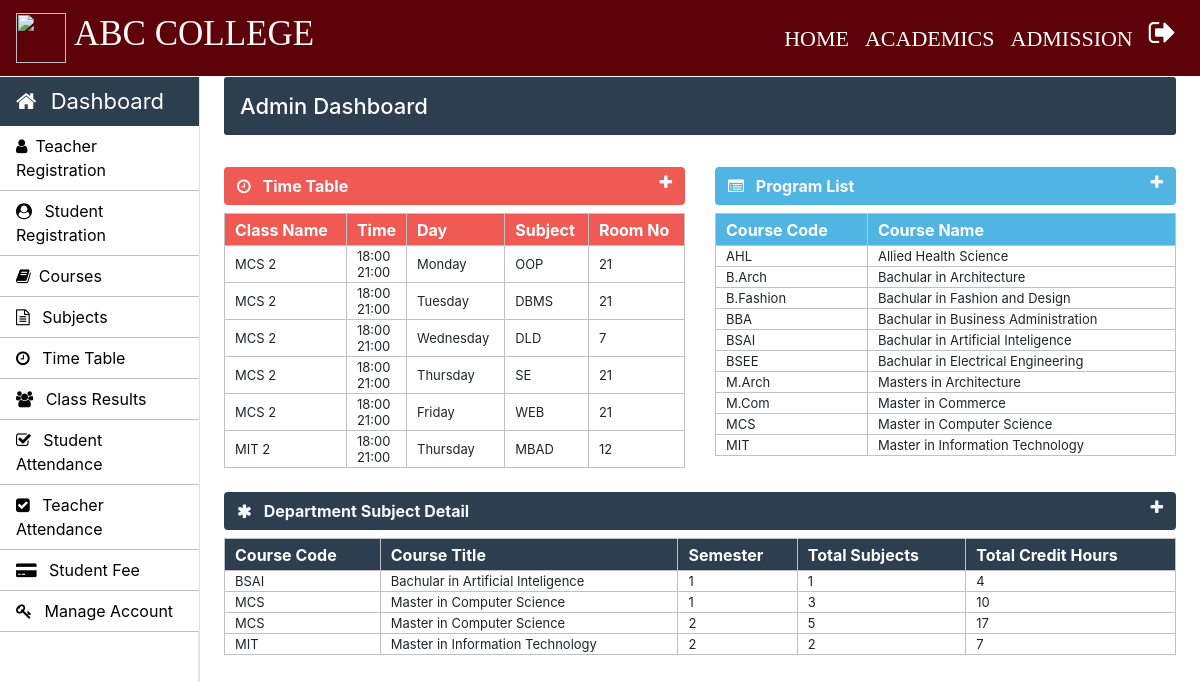
Before: /admin/admin-index.php (signed in) with the older database file.
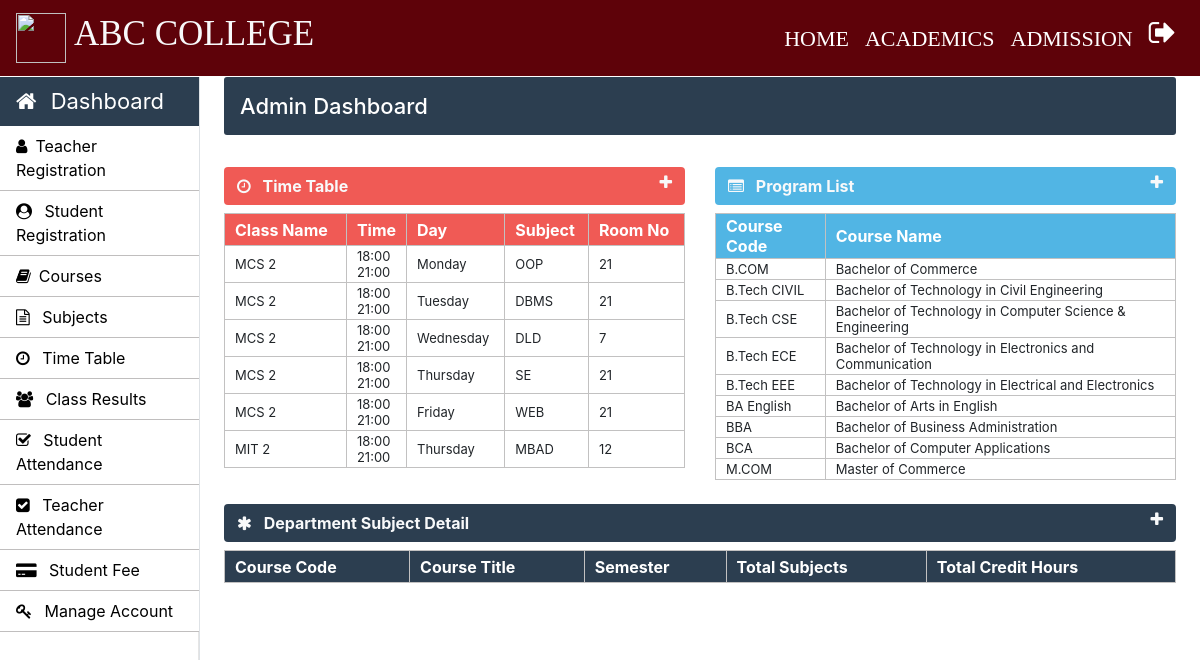
After: the same page with the newer database file.
### tables this page shows
CREATE TABLE `time_table` (
  `id` int(11) NOT NULL,
  `course_code` varchar(10) NOT NULL,
  `semester` int(11) NOT NULL,
  `timing_from` varchar(10) NOT NULL,
  `timing_to` varchar(10) NOT NULL,
  `day` varchar(20) NOT NULL,
  `subject_code` varchar(20) NOT NULL,
  `room_no` int(11) NOT NULL
);

CREATE TABLE `weekdays` (
  `day_id` int(11) NOT NULL,
  `day_name` varchar(15) NOT NULL
);

CREATE TABLE `courses` (
  `course_code` varchar(20) NOT NULL,
  `course_name` varchar(100) NOT NULL,
  `semester_or_year` varchar(10) NOT NULL,
  `no_of_year` int(10) NOT NULL
);

### Admin/admin-index.php (the view, shortened to what this page needs)
	<?php
		require_once "../connection/connection.php";
	?>
	<?php include('../common/common-header.php') ?>
	<?php include('../common/admin-sidebar.php') ?>
		<main role="main" class="col-xl-10 col-lg-9 col-md-8 ml-sm-auto px-md-4 mb-2 w-100 page-content-index">
			<div class="flex-wrap flex-md-no-wrap pt-3 pb-2 mb-3 text-white admin-dashboard pl-3">
				<h4>Admin Dashboard </h4>
			</div>
			<div class="row">
				<div class=" col-lg-6 col-md-12 col-sm-12 ">
					<div>
						<section class="mt-3">
							<div class="btn btn-block table-one text-light d-flex">
								<span class="font-weight-bold"><i class="fa fa-clock-o mr-2" aria-hidden="true"></i> Time Table</span>
								<a href="" class="ml-auto" data-toggle="collapse" data-target="#collapseOne"><i class="fa fa-plus text-light" aria-hidden="true"></i></a>
							</div>
							<div class="collapse show mt-2" id="collapseOne">
								<table class="w-100 table-elements table-one-tr"cellpadding="2">
									<tr class="pt-5 table-one text-white" style="height: 32px;">
										<th>Class Name</th>
										<th>Time</th>
										<th>Day</th>
										<th>Subject</th>
										<th>Room No</th>
									</tr>
									<?php
										$query="select * from time_table tt inner join weekdays wd on tt.day=wd.day_id";
										$run=mysqli_query($con,$query);
										while($row=mysqli_fetch_array($run)) {
											echo "<tr>";
											echo "<td>".$row["course_code"]." ".$row["semester"]."</td>";
											echo "<td>".$row["timing_from"]."<br>".$row["timing_to"]."</td>";
											echo "<td>".$row["day_name"]."</td>";
											echo "<td>".$row["subject_code"]."</td>";
											echo "<td>".$row["room_no"]."</td>";
											echo "</tr>";
										}
									?>
								</table>
							</div>
						</section>
					</div>
				</div>
				<div class=" col-lg-6 col-md-12 col-sm-12">
					<div>
						<section class="mt-3">
							<div class="btn btn-block table-two text-light d-flex">
								<span class="font-weight-bold"><i class="fa fa-list-alt mr-2" aria-hidden="true"></i> Program List</span>
								<a href="" class="ml-auto" data-toggle="collapse" data-target="#collapsetwo"><i class="fa fa-plus text-light" aria-hidden="true"></i></a>
							</div>
							<div class="collapse show mt-2" id="collapsetwo">
								<table class="w-100 table-elements table-two-tr"cellpadding="2">
									<tr class="pt-5 table-two text-white" style="height: 32px;">
										<th>Course Code</th>
										<th>Course Name</th>
									</tr>
									<?php
										$query="select course_name,course_code from courses";
										$run=mysqli_query($con,$query);
										while($row=mysqli_fetch_array($run)) { ?>
											<tr>
												<td><?php echo $row['course_code'] ?></td>
												<td><?php echo $row['course_name'] ?></td>
											</tr>
										<?php }
									?>
								</table>
							</div>
						</section>
					</div>
				</div>
				<div class="col-md-12">
					<div>
						<section class="mt-4">
							<div class="btn btn-block table-three text-light d-flex">
								<span class="font-weight-bold"><i class="fa fa-asterisk mr-2" aria-hidden="true"></i> Department Subject Detail</span>
								<a href="" class="ml-auto" data-toggle="collapse" data-target="#collapsethree"><i class="fa fa-plus text-light" aria-hidden="true"></i></a>
							</div>
							<div class="collapse show mt-2" id="collapsethree">
								<table class="w-100 table-elements table-three-tr"cellpadding="2">
									<tr class="pt-5 table-three text-white" style="height: 32px;">
										<th>Course Code</th>
										<th>Course Title</th>
										<th>Semester</th>
										<th>Total Subjects</th>
										<th>Total Credit Hours</th>
									</tr>
									<?php
										$query="select course_code,course_name,semester,count(subject_code) as subject_code,sum(credit_hours) as credit_hours from course_subjects join courses using(course_code) group by course_code, semester";
										$run=mysqli_query($con,$query);
										while($row=mysqli_fetch_array($run)) {
											echo "<tr>";
											echo "<td>".$row["course_code"]."</td>";
											echo "<td>".$row["course_name"]."</td>";
											echo "<td>".$row["semester"]."</td>";
											echo "<td>".$row["subject_code"]."</td>";
											echo "<td>".$row["credit_hours"]."</td>";
											echo "</tr>";
										}
									?>
								</table>
							</div>
						</section>
					</div>
				</div>
			</div>
		</main>
	</body>
</html>

### Common/common-header.php (shortened to what this page needs)
<!doctype html>
<html lang="en">
	<head>
      <link rel="stylesheet" type="text/css" href="../bootstrap/css/bootstrap.min.css">
      <link rel="stylesheet" type="text/css" href="../css/footer.css">
      <link rel="stylesheet" type="text/css" href="../css/style.css">
    <link rel="stylesheet" href="https://stackpath.bootstrapcdn.com/font-awesome/4.7.0/css/font-awesome.min.css">
  </head>
  <body>
    <nav class="navbar navbar-expand-lg navbar-dark header-back sticky-top header-navbar-fonts">
      <a class="navbar-brand d-flex align-items-center" href="../index.php">
        <img src="../images/icbs_logo.png" class="logo-image" width="50" height="50">
        <h3 class="text-light text-uppercase ml-2">ABC College</h3>
      </a>
      <div class="collapse navbar-collapse" id="navbarNavDropdown">
        <ul class="navbar-nav ml-auto">
          <li class="nav-item active">
            <a class="nav-link" href="../index.php">HOME<span class="sr-only">(current)</span></a>
          </li>
          <li class="nav-item active">
            <a class="nav-link" href="../academics.php">ACADEMICS<span class="sr-only">(current)</span></a>
          </li>
          <li class="nav-item active">
            <a class="nav-link" href="../admission.php">ADMISSION<span class="sr-only">(current)</span></a>
          </li>
          <li class="nav-item active">
            <a class="nav-link" href="../login/logout.php"><i class="fa fa-sign-out text-white fa-lg" aria-hidden="true"></i><span class="sr-only">(current)</span></a>
          </li>
        </ul>
      </div>
    </nav>

### Common/admin-sidebar.php (shortened to what this page needs)
 <nav id="sidebarMenu" class="">
<div class="col-xl-2 col-lg-3 col-md-4 sidebar position-fixed border-right">
     <div class="sidebar-header">
       <div class="nav-item">
           <a class="nav-link text-white" href="../admin/admin-index.php">
               <i class="fa fa-home mr-2" aria-hidden="true"></i> Dashboard
           </a>
       </div>
     </div>
     <ul class="nav flex-column">
       <li class="nav-item">
         <a class="nav-link" href="../admin/Teacher.php">
           <i class="fa fa-user mr-2" aria-hidden="true"></i>Teacher Registration
         </a>
     </li>
       <li class="nav-item">
         <a class="nav-link" href="../admin/Student.php">
           <i class="fa fa-user-circle mr-2" aria-hidden="true"></i> Student Registration
         </a>
       </li>
       <li class="nav-item">
         <a class="nav-link" href="../admin/Courses.php">
           <i class="fa fa-book mr-2" aria-hidden="true"></i>Courses
         </a>
       </li>
       <li class="nav-item">
         <a class="nav-link" href="../admin/subjects.php">
           <i class="fa fa-file-text-o mr-2" aria-hidden="true"></i> Subjects
         </a>
       </li>
       <li class="nav-item">
         <a class="nav-link" href="../admin/time-table.php">
            <i class="fa fa-clock-o mr-2" aria-hidden="true"></i> Time Table
         </a>
 </li>
       <li class="nav-item">
         <a class="nav-link" href="../admin/class-result.php">
           <i class="fa fa-users mr-2" aria-hidden="true"></i> Class Results
         </a>
       </li>
       <li class="nav-item">
         <a class="nav-link" href="../admin/student-attendance.php">
           <i class="fa fa-check-square-o mr-2" aria-hidden="true"></i> Student Attendance
         </a>
       </li>
       <li class="nav-item">
         <a class="nav-link" href="../admin/teacher-attendance.php">
           <i class="fa fa-check-square mr-2" aria-hidden="true"></i> Teacher Attendance
         </a>
       </li>
       <li class="nav-item">
         <a class="nav-link" href="../admin/student-fee.php">
           <i class="fa fa-credit-card-alt mr-2" aria-hidden="true"></i> Student Fee
         </a>
       </li>
       <li class="nav-item">
         <a class="nav-link" href="../admin/manage-accounts.php">
           <i class="fa fa-key mr-2" aria-hidden="true"></i> Manage Account
         </a>
       </li>
     </ul>
   </div>
 </nav>

### Css/footer.css (style rules this page uses)
.footer-top h2,h3 { color: #fff; }

### Css/style.css (style rules this page uses)
h3 { font-size: 25px; }
h4 { font-size: 22px; }
.header-back { background: #5e0209; }
.header-navbar-fonts { font-family: Cambria, Cochin, Georgia, Times, 'Times New Roman', serif; }
.header-navbar-fonts h3 { font-size: 35px !important; }
.header-navbar-fonts ul li a { font-size: 22px !important; }
.sidebar { padding: 0; margin-top: 1px; height: 100%; box-shadow: inset -1px 0 0 rgba(0, 0, 0, .1); background-color: #fff; }
.sidebar-header { background: #2c3e50; font-size: 22px !important; }
.sidebar ul { background-color: #ffffff; }
.sidebar ul li { border-bottom: 1px solid rgb(192, 190, 190); }
.sidebar ul li a { font-size: 16px !important; color: black; }
.admin-dashboard { margin-top: 1px !important; background: #2c3e50 !important; border-radius: 3px; }
.table-elements tr, td, th { font-size: 13px; border: 1px solid rgb(194, 193, 193); padding-left: 10px !important; }
.table-one { background: #eb1811b6; }
.table-two { background: #51b5e4; }
.table-three { background: #2c3e50 !important; }
.table-font-for-transcript td, th { font-size: 16px !important; }

Changed rows visible on the page:
removed courses: course_code "AHL", course_name "Allied Health Science"
removed courses: course_code "B.Arch", course_name "Bachular in Architecture"
removed courses: course_code "B.Fashion", course_name "Bachular in Fashion and Design"
removed courses: course_code "BSAI", course_name "Bachular in Artificial Inteligence"
removed courses: course_code "BSEE", course_name "Bachular in Electrical Engineering"
removed courses: course_code "M.Arch", course_name "Masters in Architecture"
removed courses: course_code "M.Com", course_name "Master in Commerce"
removed courses: course_code "MCS", course_name "Master in Computer Science"
removed courses: course_code "MIT", course_name "Master in Information Technology"
added courses: course_code "B.COM", course_name "Bachelor of Commerce"
added courses: course_code "B.Tech CIVIL", course_name "Bachelor of Technology in Civil Engineering"
added courses: course_code "B.Tech CSE", course_name "Bachelor of Technology in Computer Science & Engineering"
added courses: course_code "B.Tech ECE", course_name "Bachelor of Technology in Electronics and Communication"
added courses: course_code "B.Tech EEE", course_name "Bachelor of Technology in Electrical and Electronics"
added courses: course_code "BA English", course_name "Bachelor of Arts in English"
changed courses "BBA": course_name "Bachular in Business Administration" → "Bachelor of Business Administration"
added courses: course_code "BCA", course_name "Bachelor of Computer Applications"
added courses: course_code "M.COM", course_name "Master of Commerce"
Other visible differences:
list line gone: "BSAI Bachular in Artificial Inteligence 1 1 4"
list line gone: "MCS Master in Computer Science 1 3 10"
list line gone: "MCS Master in Computer Science 2 5 17"
list line gone: "MIT Master in Information Technology 2 2 7"
